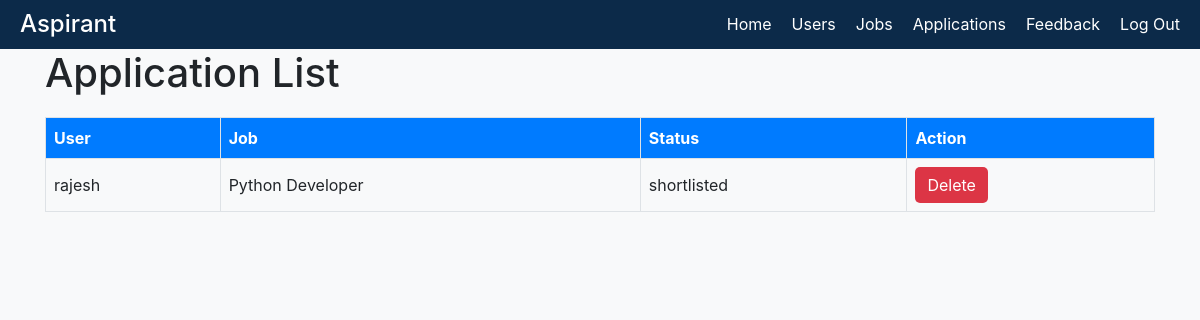
/admin_application_list/ (signed in), run on an earlier commit of the app's database.
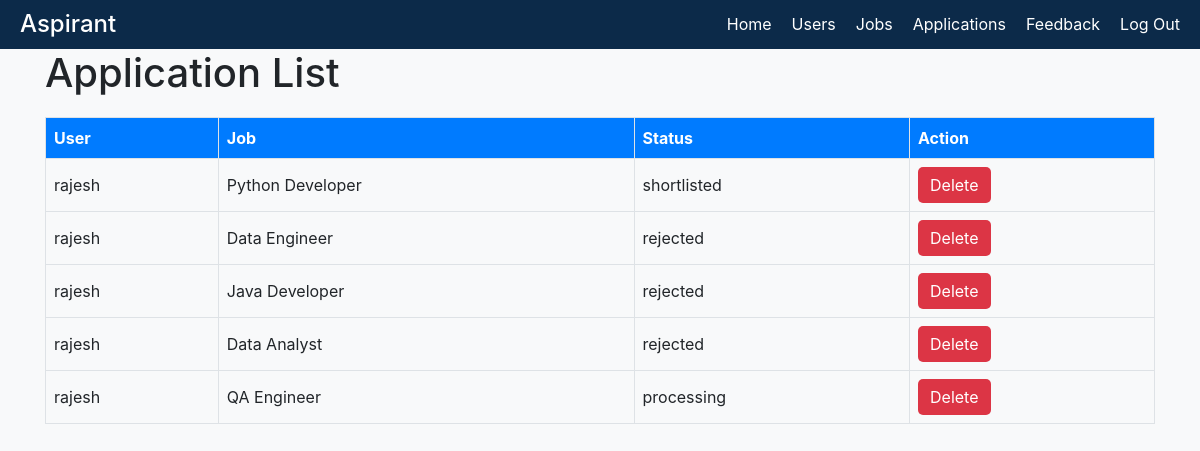
And on a later commit of the database.
### job/models.py (models this page shows, shortened)
class Application(models.Model):
    STATUS_CHOICES = [
        ('processing', 'Processing'),
        ('shortlisted', 'Shortlisted'),
        ('rejected', 'Rejected'),
    ]
    user = models.ForeignKey(CustomUser, on_delete=models.CASCADE)
    job = models.ForeignKey(Job, on_delete=models.CASCADE)
    cover_letter = models.TextField()
    date = models.DateTimeField(auto_now_add=True)
    status = models.CharField(max_length=20, choices=STATUS_CHOICES, default='processing')

class CustomUser(AbstractUser):
    USER_TYPE_CHOICES = [
        ('admin', 'Admin'),
        ('recruiter', 'Recruiter'),
        ('job_seeker', 'Job Seeker'),
    ]
    user_type = models.CharField(max_length=20, choices=USER_TYPE_CHOICES, default='job_seeker')
    profile_picture = models.ImageField(upload_to='static/profile_pictures/', null=True, blank=True)
    groups = models.ManyToManyField(
        'auth.Group',
        related_name='customuser_set',  # Unique related_name
        blank=True,
        verbose_name='groups',
        help_text='The groups this user belongs to. A user will get all permissions granted to each of their groups.',
    )
    user_permissions = models.ManyToManyField(
        'auth.Permission',
        related_name='customuser_set',  # Unique related_name
        blank=True,
        verbose_name='user permissions',
        help_text='Specific permissions for this user.',
    )
    def __str__(self):
        return self.username

class Job(models.Model):
    JOB_TYPE_CHOICES = [
        ('full_time', 'Full-time'),
        ('part_time', 'Part-time'),
        ('contract', 'Contract'),
        ('freelance', 'Freelance'),
        ('internship', 'Internship'),
        ('temporary', 'Temporary'),
    ]
    user = models.ForeignKey(CustomUser, on_delete=models.CASCADE)
    company = models.ForeignKey(Company, on_delete=models.CASCADE)
    title = models.CharField(max_length=255)
    description = models.TextField()
    required_qualifications = models.TextField()
    desired_qualifications = models.TextField()
    responsibilities = models.TextField()
    application_deadline = models.DateField()
    salary_min = models.DecimalField(max_digits=10, decimal_places=2)
    salary_max = models.DecimalField(max_digits=10, decimal_places=2)
    location = models.CharField(max_length=255)
    employment_type = models.CharField(max_length=20, choices=JOB_TYPE_CHOICES)
    company_benefits = models.TextField()
    how_to_apply = models.TextField()
    created_at = models.DateTimeField(auto_now_add=True)
    updated_at = models.DateTimeField(auto_now=True)
    def __str__(self):
        return self.title

### job/views.py (the view)
# urls.py: path('admin_application_list/', admin_application_list, name='admin_application_list'),
@login_required
def admin_application_list(request):
    applications = Application.objects.all()
    context = {
        'applications': applications
    }
    return render(request, 'admin_application_list.html', context)

### templates/admin_application_list.html (shortened to what this page needs)
<!DOCTYPE html>
<html lang="en">
<head>
    <link href="https://stackpath.bootstrapcdn.com/bootstrap/4.5.2/css/bootstrap.min.css" rel="stylesheet">
    <link href="https://cdnjs.cloudflare.com/ajax/libs/font-awesome/5.15.3/css/all.min.css" rel="stylesheet">
</head>
<body>
    <div class="header">
        <h1>Aspirant</h1>
        <ul>
            <li><a href="{% url 'admin_dashboard' %}">Home</a></li>
            <li><a href="{% url 'user_list' %}">Users</a></li>
            <li><a href="{% url 'admin_job_list' %}">Jobs</a></li>
            <li><a href="{% url 'admin_application_list' %}">Applications</a></li>
            <li><a href="{% url 'admin_feedback' %}">Feedback</a></li>
            <li><a href="{% url 'logout' %}">Log Out</a></li>
        </ul>
    </div>
    <div class="container">
        <h1>Application List</h1>
        <table class="application-table">
            <thead>
                <tr>
                    <th>User</th>
                    <th>Job</th>
                    <th>Status</th>
                    <th>Action</th>
                </tr>
            </thead>
            <tbody>
                {% for application in applications %}
                <tr>
                    <td>{{ application.user }}</td>
                    <td>{{ application.job }}</td>
                    <td>{{ application.status }}</td>
                    <td><button class="delete-btn" onclick="deleteApplication({{ application.id }})">Delete</button></td>
                </tr>
                {% endfor %}
            </tbody>
        </table>
    </div>
</body>
</html>

What changed in the data, as far as the page shows it:
added Application: user "rajesh", job "Data Engineer", status "rejected"
added Application: user "rajesh", job "Java Developer", status "rejected"
added Application: user "rajesh", job "Data Analyst", status "rejected"
added Application: user "rajesh", job "QA Engineer", status "processing"
